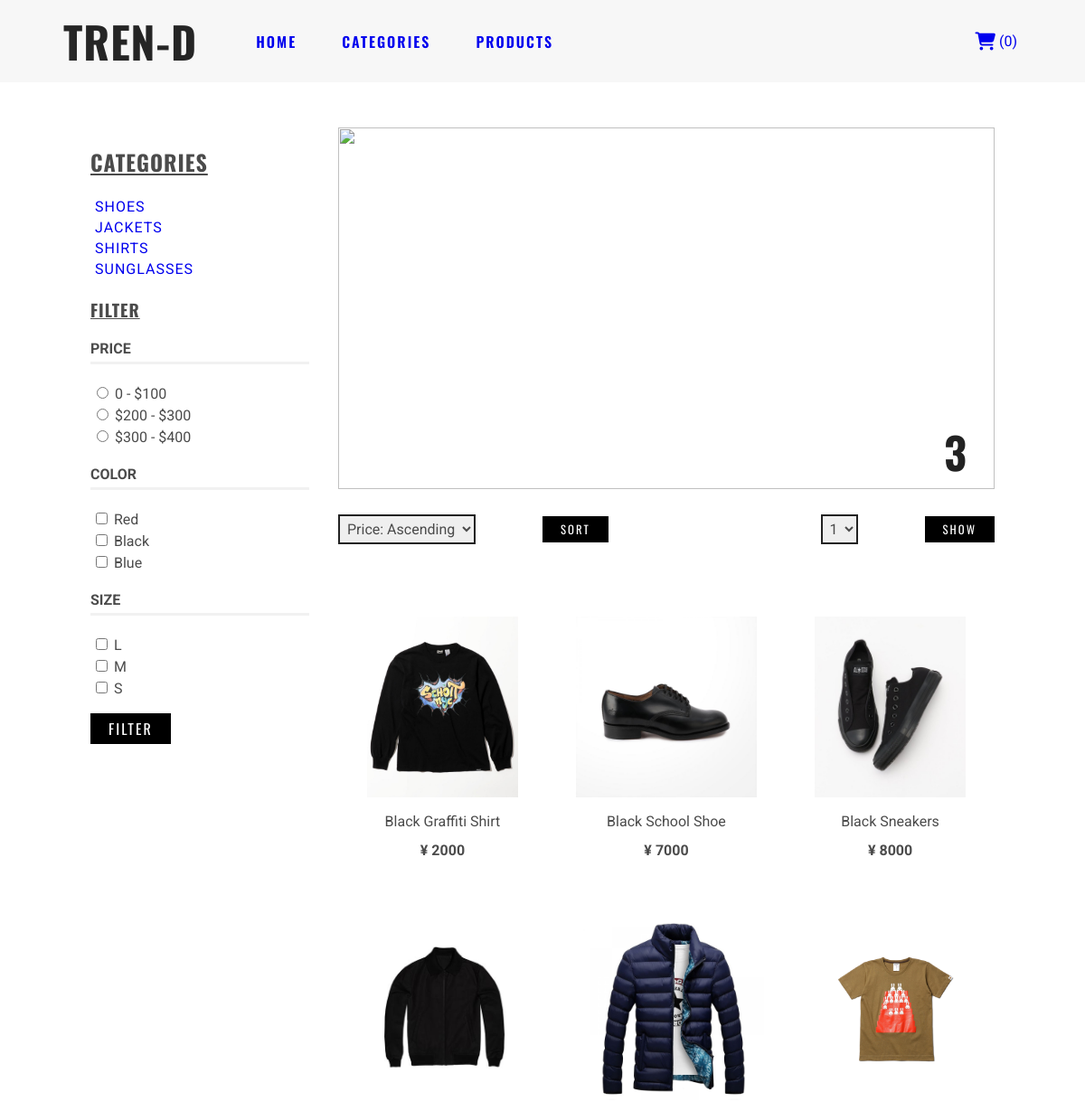
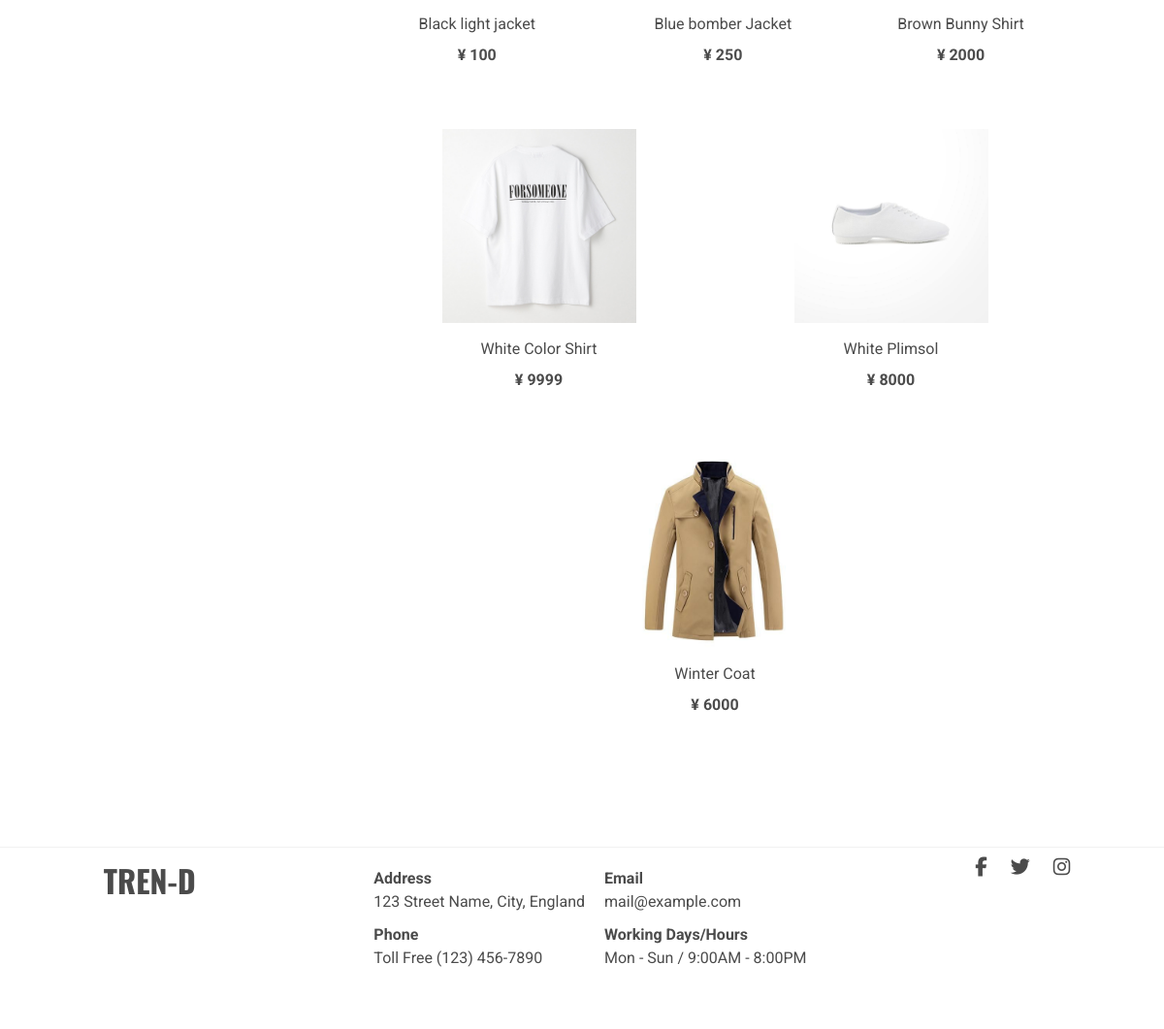
Screenshot of /search/3 with the database file from the repository (2 pictures, top to bottom).
### app/models.py (models this page shows, shortened)
class Category(db.Model):
    id = db.Column(db.Integer, primary_key=True)
    name = db.Column(db.String(50))
    image = db.Column(db.String(50))
    product_list = db.relationship('Product', backref="product_category", lazy=True)

class Product(db.Model):
    id = db.Column(db.Integer, primary_key=True)
    name = db.Column(db.String(50))
    category = db.Column(db.Integer, db.ForeignKey('category.id'))
    size =db.Column(db.String(1))
    color = db.Column(db.String(10))
    stock = db.Column(db.Integer)
    description = db.Column(db.String(100), nullable=True)
    price = db.Column(db.Integer)
    available = db.Column(db.Boolean)
    created = db.Column(db.DateTime, default=datetime.datetime.utcnow)
    updated = db.Column(db.DateTime, nullable=True)
    image_url = db.Column(db.String(50))
    item = db.relationship('CartItem', backref="product", lazy=True)

### app/routes.py (the view)
@app.route('/search', defaults={'category': None})
@app.route('/search/<string:category>')
def search(category):
    query = request.args
    search_results = None
    category_types = [category_entry.name for category_entry in Category.query.all()]
    category_search = Category.query.filter_by(name=category).first()
    url_kwargs = {}
    page = request.args.get('page', 1, type=int)
    if request.args.get('show'):
        session['search'] = request.args.get('show', type=int)
    if request.args.get('sort'):
        session['sort'] = request.args.get('sort', type=str)
    search = SearchItems(['price', 'size', 'color'], category_search, query, page)
    if 'sort' in session:
        search_results = search.get_sorted_results(session['sort'])
    else:
        search_results = search.get_results()
    url_kwargs = search.get_url_kwargs()
    form = SearchForm()
    url_prev = url_for('search', page=search_results.prev_num, category=category, **url_kwargs) if search_results.has_prev else None
    url_next = url_for('search', page=search_results.next_num, category=category, **url_kwargs) if search_results.has_next else None
    return render_template('search.html',
                            search_results=search_results.items,
                            category=category,
                            category_types=category_types,
                            form=form,
                            url_next=url_next,
                            url_prev=url_prev
                        )

### app/forms.py
class SearchForm(FlaskForm):
    price = RadioField('Price', choices=[('100', '0 - $100'), ('200', '$200 - $300'), ('300', '$300 - $400')])
    color = MultiCheckboxField('Color', choices=[('red', 'Red'), ('black', 'Black'), ('blue', 'Blue')])
    size = MultiCheckboxField('Size', choices=[('L', 'L'), ('M', 'M'), ('S', 'S')])

### app/__init__.py (called while the page is built)
@app.context_processor
def cart_l():
    return dict(cart_l=cart_length)

### app/routes.py (called while the page is built)
def cart_length():
    return len(session['cart']) if 'cart' in session else 0

### app/search.py (called while the page is built, shortened)
    def filter(self):
        filtered_results = None
        for v in self.filter_list:
            if v == 'price' and self.query.getlist(v):
                price = int(self.query.getlist(v)[0])
                filtered_results = Product.query.filter(Product.price.between((price - 100), price))
                if self.category:
                    filtered_results = filtered_results.filter_by(product_category=self.category)
            self.url_kwargs[v] = self.query.getlist(v)
        if filtered_results:
            return filtered_results
        elif filtered_results is None and self.category:
            return Product.query.filter_by(product_category=self.category)
        else:
            return Product.query

    def get_url_kwargs(self):
        return self.url_kwargs

    def get_results(self, sorted_results=None):
        results = sorted_results if sorted_results else self.filter()
        return results.group_by(Product.name).paginate(self.page, self.show_num_pages, False)

### app/templates/search.html (shortened to what this page needs)
{% extends 'base.html' %}
{% block content %}
<section id="search">
    <div class="grid-container">
        <div class="search-bar">
            <h2>categories</h2>
            <ul class="search-list">
                {% for category in category_types %}
                <li class="search-item"><a href="{{ url_for('search', category=category) }}">{{ category|title }}</a></li>
                {% endfor %}
            </ul>
            <h3>filter</h3>
            <form class="search-form">
                <h4>price</h4>
                {{ form.price }}
                <h4>color</h4>
                {{ form.color }}
                <h4>size</h4>
                {{ form.size }}
                <input type="submit" value="filter" class="btn-1">
            </form>
        </div>
        <div class="main-content">
            <div class="search-image">
                {% if category %}
                <img src="{{ url_for('static', filename='images/search/' + category + '.jfif')}}" alt="">
                <h1 class="search-image header">{{ category|upper }}</h1>
                {% else %}
                <h1 class="search-image all-header">All Products</h1>
                {% endif %}
            </div>
            <div class="sort-container">
                <form>
                    <select name="sort" id="sort">
                        <option value="asc">Price: Ascending</option>
                    </select>
                    <input type="submit" value="sort" class="btn-1">
                </form>
                <form>
                    <select name="show" id="show">
                        <option value="1">1</option>
                    </select>
                    <input type="submit" value="show" class="btn-1">
                </form>
            </div>
            <div class="search-results">
                {% for item in search_results %}
                <div class="search-result-item">
                    <a href="{{ url_for('product', id=item.id) }}">
                        <img src="{{ url_for('static', filename=item.image_url) }}" alt="">
                    </a>
                    <p>{{ item.name }}</p>
                    <h4>¥ {{ item.price }}</h4>
                </div>
                {% else %}
                <div class="search-result-item"><strong>No Results Found</strong></div>
                {% endfor %}
            </div>
        </div>
    </div>
</section>
{% endblock %}

### app/static/css/style.css (style rules this page uses)
:root { --light-border-color: rgba(228, 228, 228, 0.5); }
html { box-sizing: border-box; }
*, *::before, *::after { box-sizing: inherit; }
body, h1, h2, h3, h4, h5, h6, ul, ol, li, p, pre, blockquote, figure, hr { margin: 0; padding: 0; }
h2,h3 { font-family: 'Oswald', sans-serif; letter-spacing: 1px; }
ul { list-style: none; }
body { font-family: 'Roboto', sans-serif; color: rgb(75, 75, 75); }
a { text-decoration: none; }
input, textarea, select, button { color: inherit; font: inherit; letter-spacing: inherit; }
select { border: 1px solid rgba(92, 92, 92, 0.2); margin-right: 50px; padding: 8px; }
.btn-1 { text-transform: uppercase; margin-top: 1rem; background: black; border: 0; }
#search .grid-container { display: grid; grid-template-columns: 1fr 3fr; grid-gap: 2rem; margin: 50px 100px; }
#search .search-bar h2, #search .search-bar h3 { margin: 20px 0; text-transform: uppercase; text-decoration: underline; }
#search .search-bar h3, #search .search-bar h4 { margin: 20px 0; text-transform: uppercase; }
#search .search-bar h4 { padding-bottom: 5px; border-bottom: 3px solid var(--light-border-color); }
#search .search-list { margin: 20px 0; }
#search .search-form li { padding: 2px; }
#search .search-list .search-item { text-transform: uppercase; letter-spacing: 1px; padding: 2px 5px; }
#search .btn-1 { color: #fff; padding: 5px 20px; font-family: 'Oswald', sans-serif; letter-spacing: 2px; cursor: pointer; }
#search .search-image { position: relative; }
#search .search-image img { height: 400px; width: 100% }
#search .search-image.header { position: absolute; font-size: 3rem; color: #222222; font-weight: 900; font-family: 'Oswald', sans-serif; letter-spacing: 1px; bottom: 0; right: 0; transform: translate(-30px, -10px); }
#search .search-results { margin-top: 50px; display: flex; flex-wrap: wrap; justify-content: space-around; }
#search .search-result-item img { height: 200px; }
#search .search-result-item { margin: 30px 30px; line-height: 2; text-align: center; }
#search .sort-container { display: flex; justify-content: space-between; align-items: center; margin: 10px 0; }
#search .sort-container .btn-1 { font-size: 0.8rem; margin-left: 20px; }
#search .sort-container select { padding: 0.25rem; border: 2px solid #222222; }

### rows the page displays
Category: name "SHOES"
Category: name "JACKETS"
Category: name "SHIRTS"
Category: name "SUNGLASSES"
Product: image_url (picture), name "Black Graffiti Shirt", price "2000"
Product: image_url (picture), name "Black School Shoe", price "7000"
Product: image_url (picture), name "Black Sneakers", price "8000"
Product: image_url (picture), name "Black light jacket", price "100"
Product: image_url (picture), name "Blue bomber Jacket", price "250"
Product: image_url (picture), name "Brown Bunny Shirt", price "2000"
Product: image_url (picture), name "White Color Shirt", price "9999"
Product: image_url (picture), name "White Plimsol", price "8000"
Product: image_url (picture), name "Winter Coat", price "6000"

### other values shown
{{ cart_l() }} "0"
{{ category|upper }} "3"
